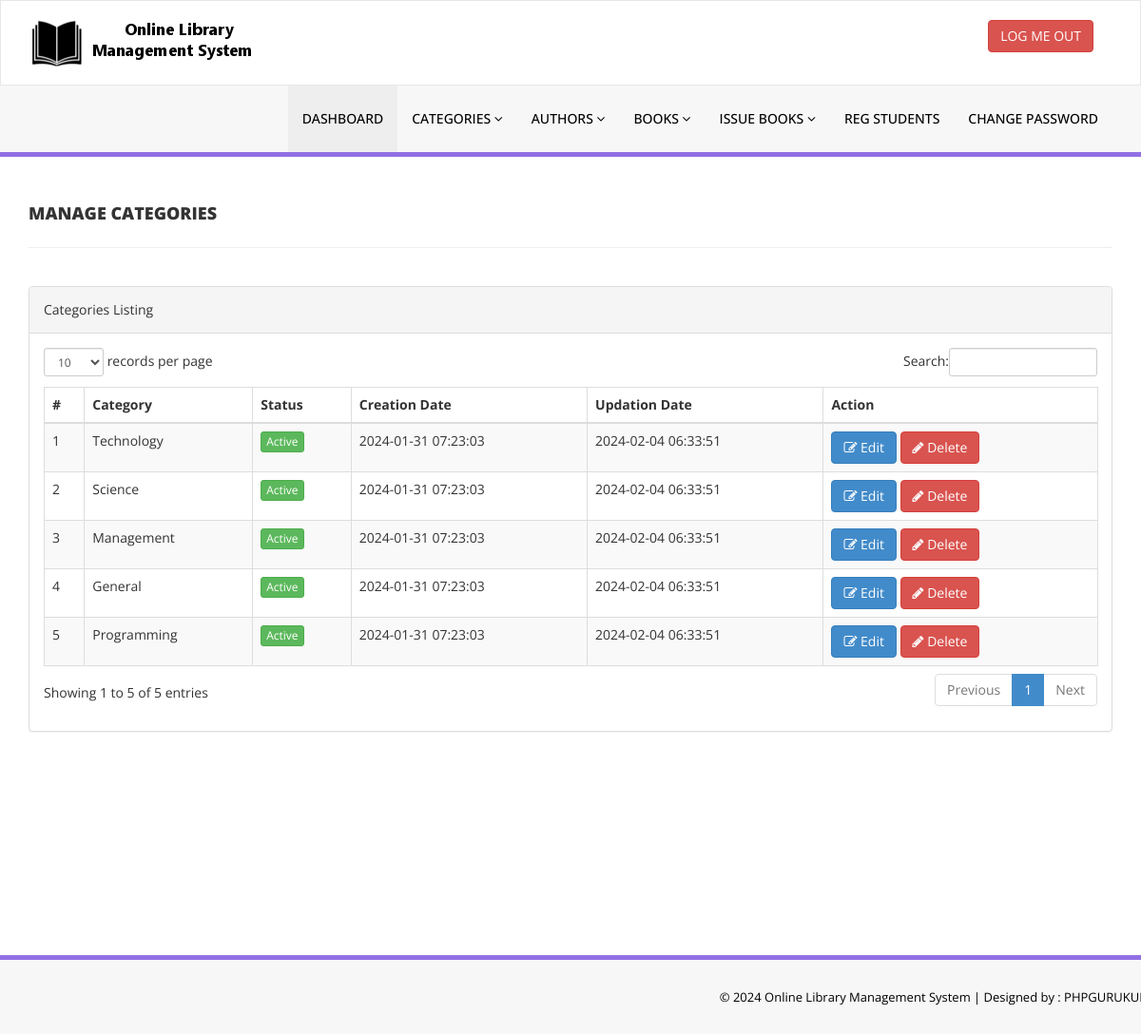
The app's page /admin/manage-categories.php (signed in) with its own data.
### tables this page shows
CREATE TABLE `tblcategory` (
  `id` int(11) NOT NULL,
  `CategoryName` varchar(150) DEFAULT NULL,
  `Status` int(1) DEFAULT NULL,
  `CreationDate` timestamp NULL DEFAULT CURRENT_TIMESTAMP,
  `UpdationDate` timestamp NULL DEFAULT '0000-00-00 00:00:00' ON UPDATE CURRENT_TIMESTAMP
);

### admin/manage-categories.php (the view, shortened to what this page needs)
<?php
include('includes/config.php');
if(strlen($_SESSION['alogin'])==0)
    {
header('location:index.php');
}
else{
    ?>
<!DOCTYPE html>
<html xmlns="http://www.w3.org/1999/xhtml">
<head>
    <link href="assets/css/bootstrap.css" rel="stylesheet" />
    <link href="assets/css/font-awesome.css" rel="stylesheet" />
    <link href="assets/js/dataTables/dataTables.bootstrap.css" rel="stylesheet" />
    <link href="assets/css/style.css" rel="stylesheet" />
</head>
<body>
<?php include('includes/header.php');?>
    <div class="content-wrapper">
         <div class="container">
        <div class="row pad-botm">
            <div class="col-md-12">
                <h4 class="header-line">Manage Categories</h4>
    </div>
     <div class="row">
</div>
        </div>
            <div class="row">
                <div class="col-md-12">
                    <div class="panel panel-default">
                        <div class="panel-heading">
                           Categories Listing
                        </div>
                        <div class="panel-body">
                            <div class="table-responsive">
                                <table class="table table-striped table-bordered table-hover" id="dataTables-example">
                                    <thead>
                                        <tr>
                                            <th>#</th>
                                            <th>Category</th>
                                            <th>Status</th>
                                            <th>Creation Date</th>
                                            <th>Updation Date</th>
                                            <th>Action</th>
                                        </tr>
                                    </thead>
                                    <tbody>
<?php $sql = "SELECT * from  tblcategory";
$query = $dbh -> prepare($sql);
$query->execute();
$results=$query->fetchAll(PDO::FETCH_OBJ);
$cnt=1;
if($query->rowCount() > 0)
{
foreach($results as $result)
{               ?>
                                        <tr class="odd gradeX">
                                            <td class="center"><?php echo htmlentities($cnt);?></td>
                                            <td class="center"><?php echo htmlentities($result->CategoryName);?></td>
                                            <td class="center"><?php if($result->Status==1) {?>
                                            <a href="#" class="btn btn-success btn-xs">Active</a>
                                            <?php } else {?>
                                            <a href="#" class="btn btn-danger btn-xs">Inactive</a>
                                            <?php } ?></td>
                                            <td class="center"><?php echo htmlentities($result->CreationDate);?></td>
                                            <td class="center"><?php echo htmlentities($result->UpdationDate);?></td>
                                            <td class="center">
                                            <a href="edit-category.php?catid=<?php echo htmlentities($result->id);?>"><button class="btn btn-primary"><i class="fa fa-edit "></i> Edit</button>
                                          <a href="manage-categories.php?del=<?php echo htmlentities($result->id);?>" onclick="return confirm('Are you sure you want to delete?');"" >  <button class="btn btn-danger"><i class="fa fa-pencil"></i> Delete</button>
                                            </td>
                                        </tr>
 <?php $cnt=$cnt+1;}} ?>
                                    </tbody>
                                </table>
                            </div>
                        </div>
                    </div>
                </div>
            </div>
    </div>
    </div>
  <?php include('includes/footer.php');?>
</body>
</html>
<?php } ?>

### admin/assets/css/style.css (style rules this page uses)
.content-wrapper { margin-top: 40px; min-height:800px; padding-bottom:90px; }
.header-line { font-weight:900; padding-bottom:25px; border-bottom:1px solid #eeeeee; text-transform:uppercase; }
.pad-botm { padding-bottom:30px; }

### records on screen
tblcategory: CategoryName "Technology", Status "Active", CreationDate "2024-01-31 07:23:03", UpdationDate "2024-02-04 06:33:51"
tblcategory: CategoryName "Science", Status "Active", CreationDate "2024-01-31 07:23:03", UpdationDate "2024-02-04 06:33:51"
tblcategory: CategoryName "Management", Status "Active", CreationDate "2024-01-31 07:23:03", UpdationDate "2024-02-04 06:33:51"
tblcategory: CategoryName "General", Status "Active", CreationDate "2024-01-31 07:23:03", UpdationDate "2024-02-04 06:33:51"
tblcategory: CategoryName "Programming", Status "Active", CreationDate "2024-01-31 07:23:03", UpdationDate "2024-02-04 06:33:51"
